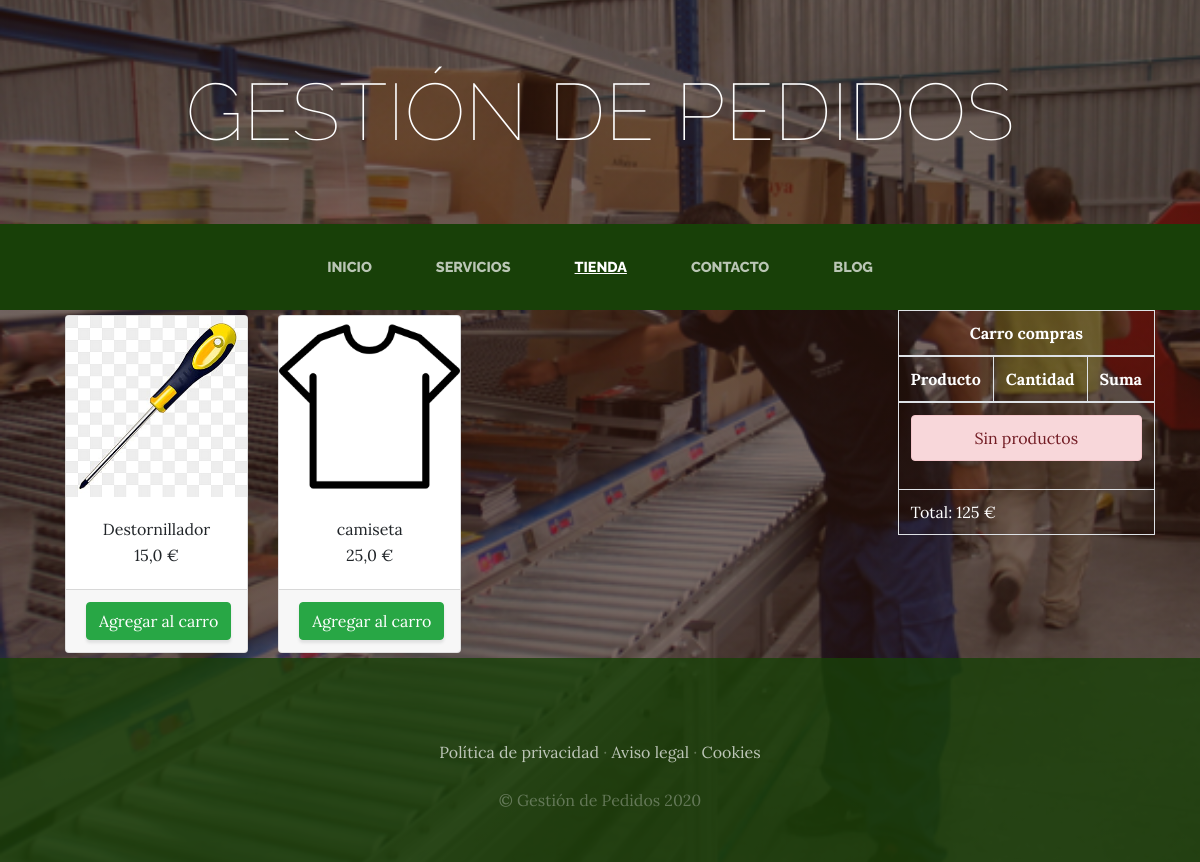
Page /tienda/ on the earlier database version.
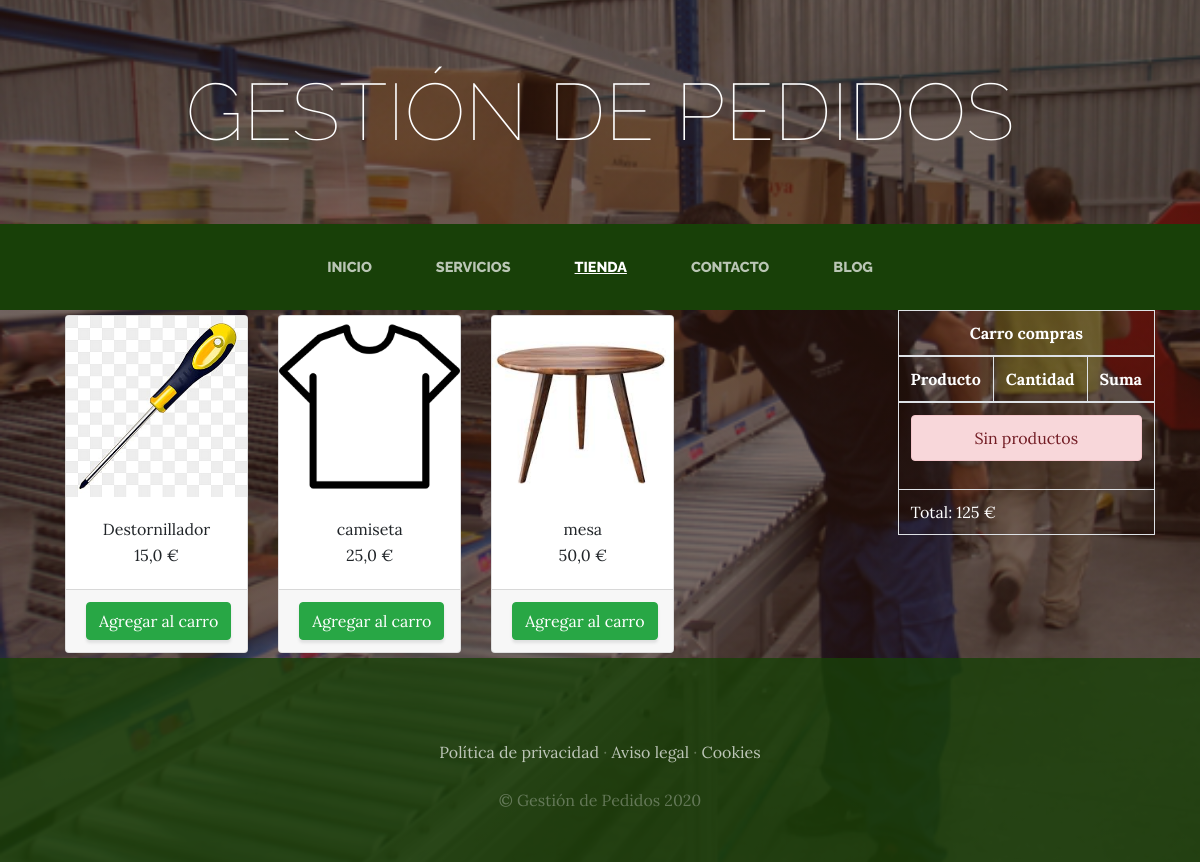
Same page on the later database version.
### Tienda/models.py (models this page shows)
class Producto(models.Model):
  nombre = models.CharField(max_length=50)
  categorias = models.ForeignKey(CategoriaProd, on_delete=models.CASCADE)
  imagen = models.ImageField(upload_to="tienda", null=True, blank=True)
  precio = models.FloatField()
  disponibilidad = models.BooleanField(default=True)
  created = models.DateTimeField(auto_now_add=True)
  updated = models.DateTimeField(auto_now_add=True)
  class Meta:
    verbose_name = "Producto"
    verbose_name_plural = "Productos"

### Tienda/views.py (the view)
# urls.py: path("tienda/", include("Tienda.urls")),
def tienda(request):
  productos = Producto.objects.all()
  return render(request, "Tienda/tienda.html", {"productos": productos})

### Carro/context_processor.py (called while the page is built)
def importe_total_carro(request):
  carro = Carro(request)
  total = 125
  if request.user.is_authenticated:
    for key, value in request.session["carro"].items():
      total = total + (float(value["precio"])*value["cantidad"])
  return {"importe_total_carro": total}

### Tienda/templates/Tienda/tienda.html
{% extends "ProyectoWebApp/base.html" %}
{% load static %}
{% block content %}
<div class="container">
  <div style="float:right;">
    <div style="color:white;">
      {% include "Carro/widget.html" %}
    </div>
  </div>
  <div class="row">
{% for producto in productos %}
  <div class="col-md-3">
  <div class="card" style="width: 100%; margin: 5px 5px;">
    <img src="{{producto.imagen.url}}" class="card-img-top">
    <div class="card-body" style="text-align: center;">
      <h7 class="card-title">{{producto.nombre}}</h7>
      <p class="card-text">{{producto.precio}}&nbsp;€</p>
    </div>
    <div class="card-footer text-center">
      <a href="{% url 'carro:agregar' producto.id %}" class="btn btn-success">Agregar al carro</a>
    </div>
  </div>
  </div>
{% endfor %}
  </div>
</div>
{% endblock %}

### ProyectoWebApp/templates/ProyectoWebApp/base.html (shortened to what this page needs)
<html>
<head>
    {% load static %}
    <link href="{% static 'ProyectoWebApp/vendor/bootstrap/css/bootstrap.min.css' %}" rel="stylesheet">
    <link href="{% static 'ProyectoWebApp/css/gestion.css' %}" rel="stylesheet">
</head>
<body>
    <h1 class="site-heading text-center text-white d-none d-lg-block">
        <span class="site-heading-lower">Gestión de Pedidos</span>
      </h1>
 <nav class="navbar navbar-expand-lg navbar-dark py-lg-4" id="mainNav">
    <div class="container">
      <div class="collapse navbar-collapse" id="navbarResponsive">
        <ul class="navbar-nav mx-auto">
          <li class="nav-item {% if request.path == '/' %}active{% endif %} px-lg-4">
            <a class="nav-link text-uppercase text-expanded" href="{% url 'Home' %}">Inicio</a>
          </li>
          <li class="nav-item {% if request.path == '/servicios/' %}active{% endif %} px-lg-4">
            <a class="nav-link text-uppercase text-expanded" href="{% url 'Servicios' %}">Servicios</a>
          </li>
          <li class="nav-item {% if request.path == '/tienda/' %}active{% endif %} px-lg-4">
            <a class="nav-link text-uppercase text-expanded" href="{% url 'Tienda' %}">Tienda</a>
          </li>
          <li class="nav-item {% if request.path == '/contacto/' %}active{% endif %} px-lg-4">
            <a class="nav-link text-uppercase text-expanded" href="{% url 'Contacto' %}">Contacto</a>
          </li>
          <li class="nav-item {% if request.path|slice:':6' == '/blog/' %}active{% endif %} px-lg-4">
            <a class="nav-link text-uppercase text-expanded" href="{% url 'Blog' %}">Blog</a>
          </li>
        </ul>
      </div>
    </div>
  </nav>
{% block content %}
{% endblock %}
    <footer class="footer text-faded text-center py-5">
      <div class="container">
        <p class="m-0 mbt">
        	<a href="sample.html" class="link">Política de privacidad</a> ·
        	<a href="sample.html" class="link">Aviso legal</a> ·
        	<a href="sample.html" class="link">Cookies</a>
		</p>
        <p class="m-0 mbt1">&copy; Gestión de Pedidos 2020</p>
      </div>
	</footer>
</body>
</html>

### Tienda/templates/Carro/widget.html
<table class="table table-bordered" style="color:white;">
  <thead>
    <tr>
      <th colspan="3" class="text-center">
        Carro compras
      </th>
    </tr>
    <tr>
      <th>Producto</th>
      <th>Cantidad</th>
      <th>Suma</th>
    </tr>
  </thead>
  <tbody>
    {% if request.session.carro.items %}
      {% for key, value in request.session.carro.items %}
        <tr class="text-center">
          <td>{{value.nombre}}</td>
          <td>{{value.cantidad}}</td>
          <td>
            <a href="{% url 'carro:agregar' value.producto_id %}" class="btn btn-sm btn-success">+</a>
            <a href="{% url 'carro:restar' value.producto_id %}" class="btn btn-sm btn-success">-</a>
            {{value.precio}} €
          </td>
        </tr>
      {% endfor %}
    {% else %}
      <tr>
        <td colspan="3">
          <div class="alert alert-danger text-center">
            Sin productos
          </div>
        </td>
      </tr>
    {% endif %}
  </tbody>
  <tfoot>
    <tr>
      <td colspan="3">
        Total: {{importe_total_carro}} €
      </td>
    </tr>
  </tfoot>
</table>

### ProyectoWebApp/static/ProyectoWebApp/css/gestion.css (style rules this page uses)
body { font-family: 'Lora'; background: linear-gradient(rgba(47, 23, 15, 0.65), rgba(47, 23, 15, 0.65)), url("../img/bg_main.jpg"); background-attachment: fixed; background-position: center; background-size: cover; }
h1, h2, h3, h4, h5, h6 { font-family: 'Raleway'; }
p { line-height: 1.75; }
.text-faded { color: rgba(255, 255, 255, 0.3); }
.site-heading { margin-top: 5rem; margin-bottom: 5rem; text-transform: uppercase; line-height: 1; font-family: 'Raleway'; }
.site-heading .site-heading-lower { font-size: 5rem; font-weight: 100; line-height: 4rem; }
#mainNav { background-color: rgba(24, 64, 8); font-family: 'Raleway'; }
#mainNav .navbar-nav .nav-item .nav-link { color: rgba(255, 255, 255, 0.7); font-weight: 800; }
#mainNav .navbar-nav .nav-item.active .nav-link { color: #ffffff; text-decoration: underline; }
@media (min-width: 992px) { #mainNav .navbar-nav .nav-item .nav-link { font-size: 0.9rem; } }
.footer { background-color: rgba(24, 64, 8, 0.8); }
.btn { box-shadow: 0px 3px 3px 0px rgba(33, 37, 41, 0.1); }
.mbt { padding-top: 2rem; }
.mbt1 { padding-top: 1.25rem; }
a.link { color: rgba(255, 255, 255, 0.7); }

Differences in the rows shown:
added Producto: imagen (picture), nombre "mesa", precio "50,0"
